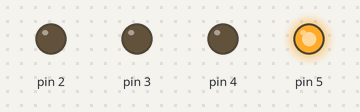
A sketch run on a simulated Arduino Uno, built with avr-gcc and run on an emulated ATmega328P. Parts: output pins drawn as LEDs (lit = HIGH).

Above: at 0.05 s.
At 0.15 s:
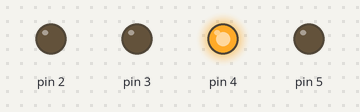
At 0.95 s:
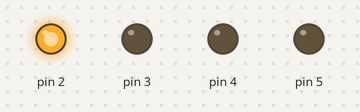
At 1.45 s:
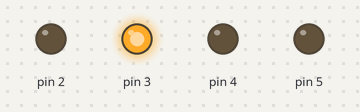
At 2.3 s:
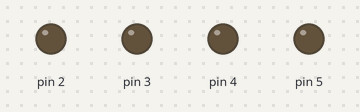
Timing chart, 0 to 3.0 s (numbered marks = the images above):
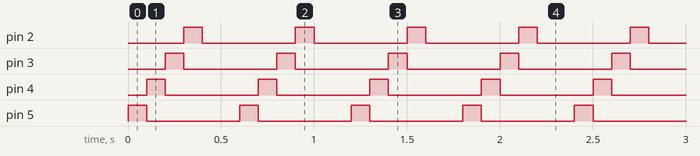

The sketch:

program_praktikum_5_RL.ino
```cpp
/*
 * Praktikum 5
 * Aswin Saputra
 * 31 1221 000 6
 * LED SEquence dari Kanan --> Kiri
 * LED menyala Bergantian
 */

// int myDelay = 200;
// int firstPin = 2;
// int lastPin = 5;
// int ledPin;

void setup()

{
    // Serial.begin(9600);
    // * Menginisiasi Pin LED dengan mengunakan for loop
    // * Inisiasi dimulai dari pin 2 sampai 5
    // * Pin 2 -- 5 kiri --> kanan
    // for (ledPin = firstPin; ledPin <= lastPin; ledPin++)
    for (int ledPin = 2; ledPin <= 5; ledPin++)
    {
        pinMode(ledPin, OUTPUT);
        digitalWrite(ledPin, LOW);
    }
}
void loop()
{
    // Serial.println("Memulai Sequence Menyala Dari Kiri -->> kanan secara bergantian");
    // for (ledPin = lastPin; ledPin >= firstPin; ledPin--)
    for (int ledPin = 5; ledPin >= 2; ledPin--)
    {
        digitalWrite(ledPin, HIGH);
        // Serial.print("LED\t");
        // Serial.print(ledPin - 1);
        // Serial.println("\tON");
        // delay(myDelay);
        delay(100);
        // Serial.print("LED\t");
        // Serial.print(ledPin - 1);
        // Serial.println("\tOFF");
        digitalWrite(ledPin, LOW);
    }
    // delay(myDelay * 2);
    delay(200);
}
```

Measured:
- by itself, pin 2–5: alternates HIGH for 0.10 s and LOW for 0.50 s
